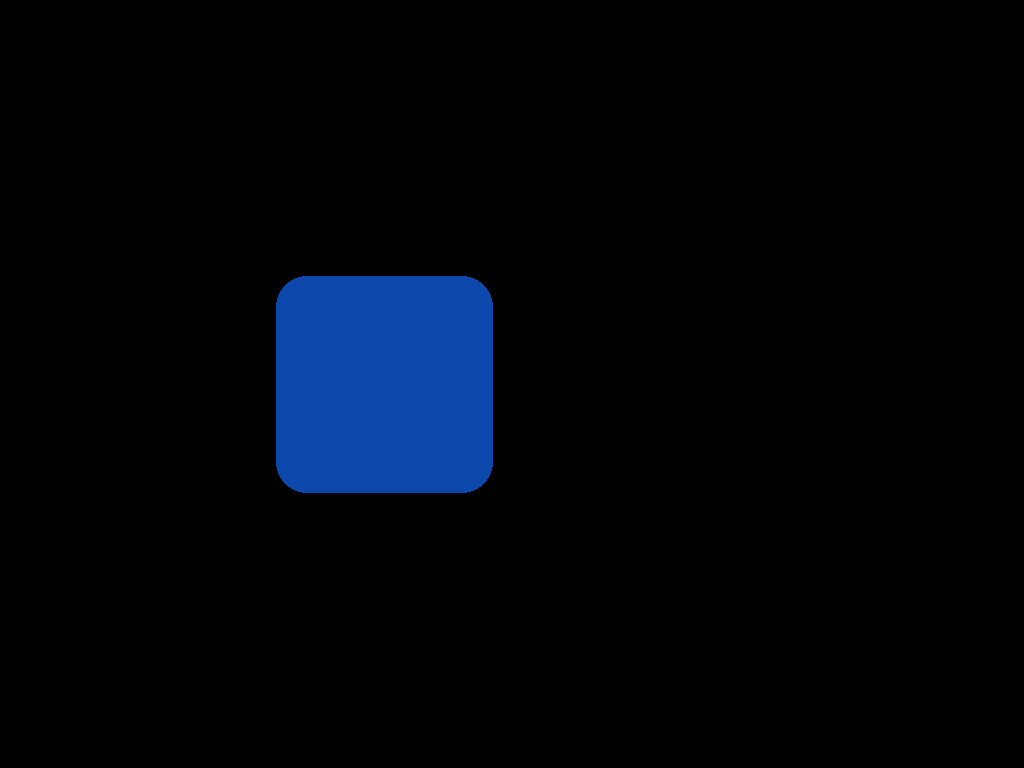
#> input picture assets/blue.png, 1024 x 768 px
$ python -i processing.py   (imports and definitions only)
#> lines starting #> are read from the running program, lines starting #| are printed output that depends on the picture; after the words box and inside, x2 and y2 are one past the last pixel; in counts of white or black regions, pixels touching at a corner belong together
#> further down, picture is the input picture: shape (768, 1024, 3); mean B, G, R 10.1, 4.2, 0.8
### utils.py
import math
import numpy as np
from config import KMEANS_K, RANDOM_STATE
from sklearn.cluster import KMeans

def getDominantColor(frame):
    frame = np.array(frame)
    frame = np.float32(frame.reshape((-1, 3)))

    k = KMEANS_K
    random_state = RANDOM_STATE
    model = KMeans(n_clusters=k, random_state=random_state)
    model.fit(frame)

    dominant_color = model.cluster_centers_.astype(int)
    counts = np.unique(model.labels_, return_counts=True)[1]
    props = counts / counts.sum()

    sorted = np.argsort(-props) # minus cause decreasing order
    most_dom = dominant_color[sorted[0]]

    return most_dom

# Source - https://stackoverflow.com/a/16020102
def bgr2lab ( inputColor ) :
   num = 0
   RGB = [0, 0, 0]

   for value in inputColor :
       value = float(value) / 255

       if value > 0.04045 :
           value = ( ( value + 0.055 ) / 1.055 ) ** 2.4
       else :
           value = value / 12.92

       RGB[num] = value * 100
       num = num + 1

   XYZ = [0, 0, 0,]

   X = RGB [2] * 0.4124 + RGB [1] * 0.3576 + RGB [0] * 0.1805
   Y = RGB [2] * 0.2126 + RGB [1] * 0.7152 + RGB [0] * 0.0722
   Z = RGB [2] * 0.0193 + RGB [1] * 0.1192 + RGB [0] * 0.9505
   XYZ[ 0 ] = round( X, 4 )
   XYZ[ 1 ] = round( Y, 4 )
   XYZ[ 2 ] = round( Z, 4 )

   XYZ[ 0 ] = float( XYZ[ 0 ] ) / 95.047         # ref_X =  95.047   Observer= 2°, Illuminant= D65
   XYZ[ 1 ] = float( XYZ[ 1 ] ) / 100.0          # ref_Y = 100.000
   XYZ[ 2 ] = float( XYZ[ 2 ] ) / 108.883        # ref_Z = 108.883

   num = 0
   for value in XYZ :

       if value > 0.008856 :
           value = value ** ( 0.3333333333333333 )
       else :
           value = ( 7.787 * value ) + ( 16 / 116 )

       XYZ[num] = value
       num = num + 1

   Lab = [0, 0, 0]

   L = ( 116 * XYZ[ 1 ] ) - 16
   a = 500 * ( XYZ[ 0 ] - XYZ[ 1 ] )
   b = 200 * ( XYZ[ 1 ] - XYZ[ 2 ] )

   Lab [ 0 ] = round( L, 4 )
   Lab [ 1 ] = round( a, 4 )
   Lab [ 2 ] = round( b, 4 )

   return Lab

def CIEDE2000(Lab_1, Lab_2):
    '''Calculates CIEDE2000 color distance between two CIE L*a*b* colors'''
    C_25_7 = 6103515625 # 25**7

    L1, a1, b1 = Lab_1[0], Lab_1[1], Lab_1[2]
    L2, a2, b2 = Lab_2[0], Lab_2[1], Lab_2[2]
    C1 = math.sqrt(a1**2 + b1**2)
    C2 = math.sqrt(a2**2 + b2**2)
    C_ave = (C1 + C2) / 2
    G = 0.5 * (1 - math.sqrt(C_ave**7 / (C_ave**7 + C_25_7)))

    L1_, L2_ = L1, L2
    a1_, a2_ = (1 + G) * a1, (1 + G) * a2
    b1_, b2_ = b1, b2

    C1_ = math.sqrt(a1_**2 + b1_**2)
    C2_ = math.sqrt(a2_**2 + b2_**2)

    if b1_ == 0 and a1_ == 0: h1_ = 0
    elif a1_ >= 0: h1_ = math.atan2(b1_, a1_)
    else: h1_ = math.atan2(b1_, a1_) + 2 * math.pi

    if b2_ == 0 and a2_ == 0: h2_ = 0
    elif a2_ >= 0: h2_ = math.atan2(b2_, a2_)
    else: h2_ = math.atan2(b2_, a2_) + 2 * math.pi

    dL_ = L2_ - L1_
    dC_ = C2_ - C1_
    dh_ = h2_ - h1_
    if C1_ * C2_ == 0: dh_ = 0
    elif dh_ > math.pi: dh_ -= 2 * math.pi
    elif dh_ < -math.pi: dh_ += 2 * math.pi
    dH_ = 2 * math.sqrt(C1_ * C2_) * math.sin(dh_ / 2)

    L_ave = (L1_ + L2_) / 2
    C_ave = (C1_ + C2_) / 2

    _dh = abs(h1_ - h2_)
    _sh = h1_ + h2_
    C1C2 = C1_ * C2_

    if _dh <= math.pi and C1C2 != 0: h_ave = (h1_ + h2_) / 2
    elif _dh  > math.pi and _sh < 2 * math.pi and C1C2 != 0: h_ave = (h1_ + h2_) / 2 + math.pi
    elif _dh  > math.pi and _sh >= 2 * math.pi and C1C2 != 0: h_ave = (h1_ + h2_) / 2 - math.pi
    else: h_ave = h1_ + h2_

    T = 1 - 0.17 * math.cos(h_ave - math.pi / 6) + 0.24 * math.cos(2 * h_ave) + 0.32 * math.cos(3 * h_ave + math.pi / 30) - 0.2 * math.cos(4 * h_ave - 63 * math.pi / 180)

    h_ave_deg = h_ave * 180 / math.pi
    if h_ave_deg < 0: h_ave_deg += 360
    elif h_ave_deg > 360: h_ave_deg -= 360
    dTheta = 30 * math.exp(-(((h_ave_deg - 275) / 25)**2))

    R_C = 2 * math.sqrt(C_ave**7 / (C_ave**7 + C_25_7))
    S_C = 1 + 0.045 * C_ave
    S_H = 1 + 0.015 * C_ave * T

    Lm50s = (L_ave - 50)**2
    S_L = 1 + 0.015 * Lm50s / math.sqrt(20 + Lm50s)
    R_T = -math.sin(dTheta * math.pi / 90) * R_C

    k_L, k_C, k_H = 1, 1, 1

    f_L = dL_ / k_L / S_L
    f_C = dC_ / k_C / S_C
    f_H = dH_ / k_H / S_H

    dE_00 = math.sqrt(f_L**2 + f_C**2 + f_H**2 + R_T * f_C * f_H)
    return dE_00

### processing.py
import cv2
from utils import bgr2lab, CIEDE2000, getDominantColor
from config import BGR_COLOURS, THRESH_COL_DELTA, SQUARE_RATIO_BOUNDS, SQUARE_AREA_MIN, RANDOM_STATE, KMEANS_K, CELL_CORRECTION_FACTOR

def initialProcess(frame):
    converted_frame = cv2.cvtColor(frame, cv2.COLOR_BGR2RGB)
    noiseless_frame = cv2.fastNlMeansDenoising(converted_frame, None, 20, 7, 7)
    blurred_frame = cv2.blur(noiseless_frame, (3,3))
    canny_frame = cv2.Canny(blurred_frame, 30, 60, 3)
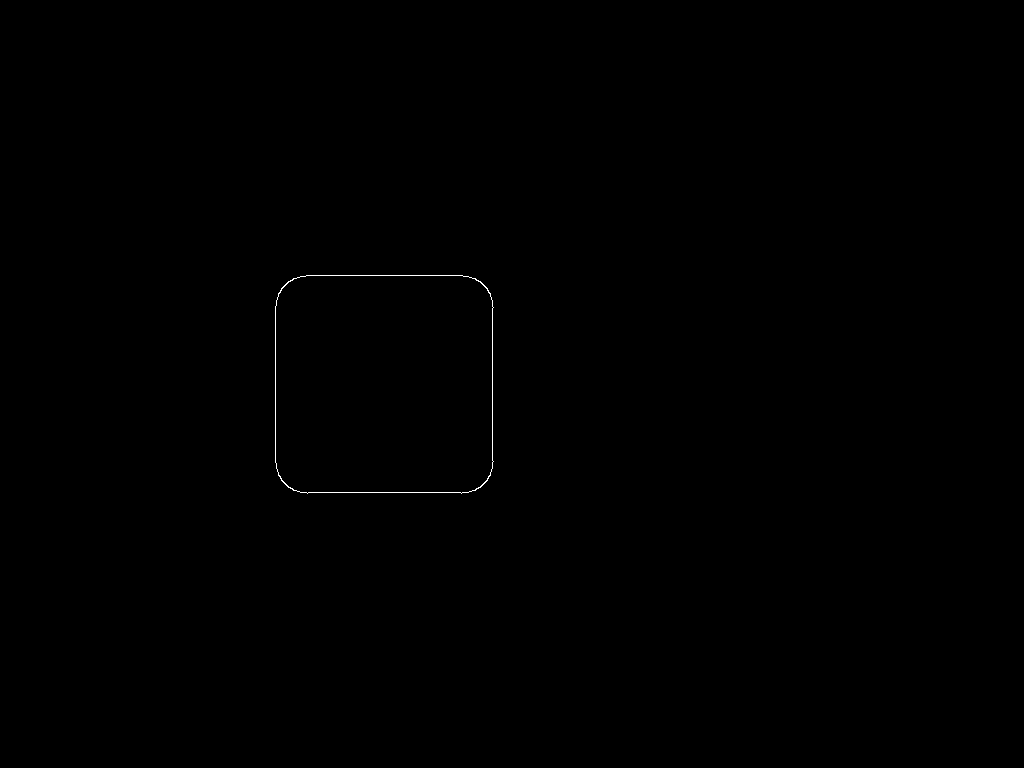
#> canny_frame: shape (768, 1024); 0.11% white in thin lines or dots, all inside (x1, y1, x2, y2) = (275, 275, 494, 494)
    dilated_frame = cv2.dilate(canny_frame, cv2.getStructuringElement(cv2.MORPH_RECT, (3,3)))
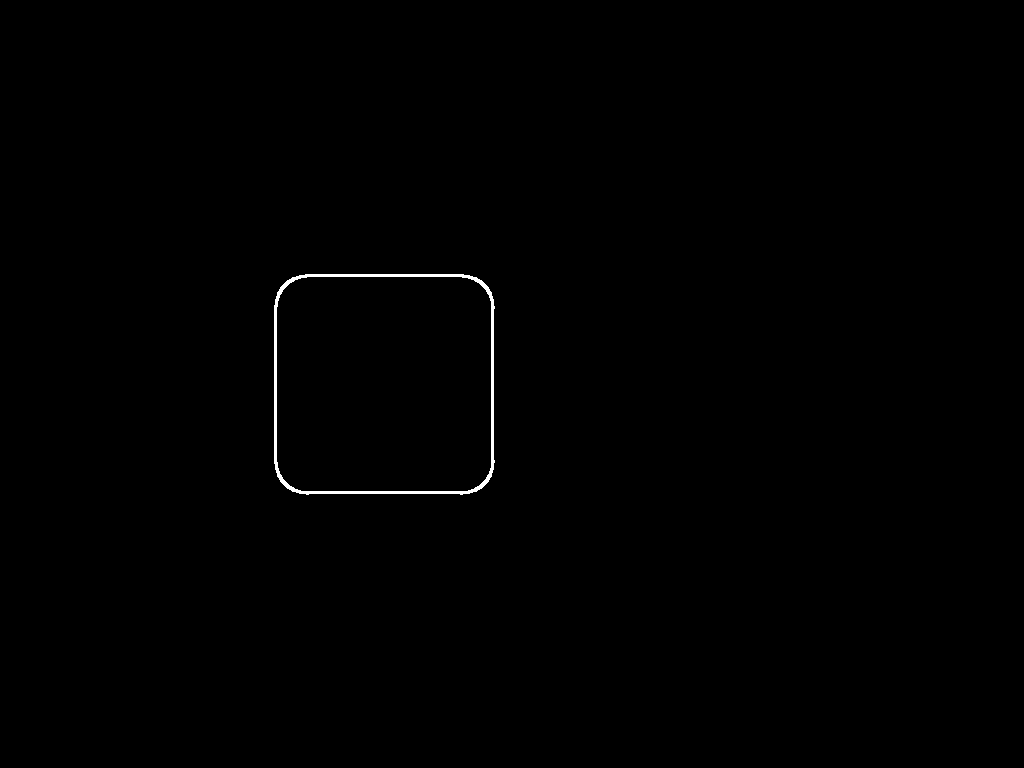
#> dilated_frame: shape (768, 1024); 0.33% white; 1 white region

    return dilated_frame

def findFace(frame):
    cp = frame.copy()

    frame = initialProcess(frame=frame)
    contours, hierarchy = cv2.findContours(frame, cv2.RETR_TREE, cv2.CHAIN_APPROX_SIMPLE)
#> contours = 2 contours; box (x1, y1, x2, y2) and area: (274, 274, 495, 495) 47140, (276, 276, 492, 492) 45338
    possible_squares = []

    for i, contour in enumerate(contours):
        approx = cv2.approxPolyDP(contour, 0.03 * cv2.arcLength(contour, True), True)

        # if len(approx) == 4:
        x, y, w, h = cv2.boundingRect(approx)
        #     ratio = w / h
        area = cv2.contourArea(approx)
        #     if SQUARE_RATIO_BOUNDS[0] <= ratio <= SQUARE_RATIO_BOUNDS[1] and area >= SQUARE_AREA_MIN:
        if area >= SQUARE_AREA_MIN:
            most_dom = getDominantColor(frame=cp[y:y+h, x:x+w])
            lab_dom = bgr2lab(most_dom)

            color_deltas = []
            for rubik_col, rubik_rgb in BGR_COLOURS.items():
                rubik_lab = bgr2lab(rubik_rgb)
                diff = CIEDE2000(lab_dom, rubik_lab)

                color_deltas.append({"colour": rubik_col, "delta": diff})

            best_col_delta = min(color_deltas, key=lambda item: item["delta"])

            if best_col_delta["delta"] < THRESH_COL_DELTA:
                possible_squares.append({"x": x, "y": y, "w": w, "h": h, "colour": best_col_delta["colour"]})
#> this loop made 2 passes
#> (approx, x, y, w, h, area, k in getDominantColor, random_state in getDominantColor) on pass 1: ([[287, 280], [280, 481], [481, 488], [488, 287]], 280, 280, 209, 209, 40450, 9, 42)
#> (approx, x, y, w, h, area, k in getDominantColor, random_state in getDominantColor) on pass 2: ([[290, 282], [486, 290], [478, 486], [282, 478]], 282, 282, 205, 205, 38480, 9, 42)
#> pass 1, in getDominantColor, `frame = np.array(frame)`:
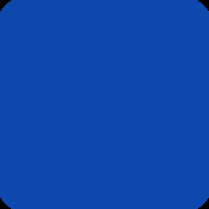
#> frame: shape (209, 209, 3); mean of channels 0, 1, 2 171.1, 71.6, 12.9; drawn as B, G, R

    return possible_squares

def windowProcessing(possible_squares):
    """
    update conf levels for each cubelet in cube struct

    """

>>> import cv2
>>> picture = cv2.imread('assets/blue.png')
>>> result = findFace(picture)

$ run again, on assets/green_orange_white.png
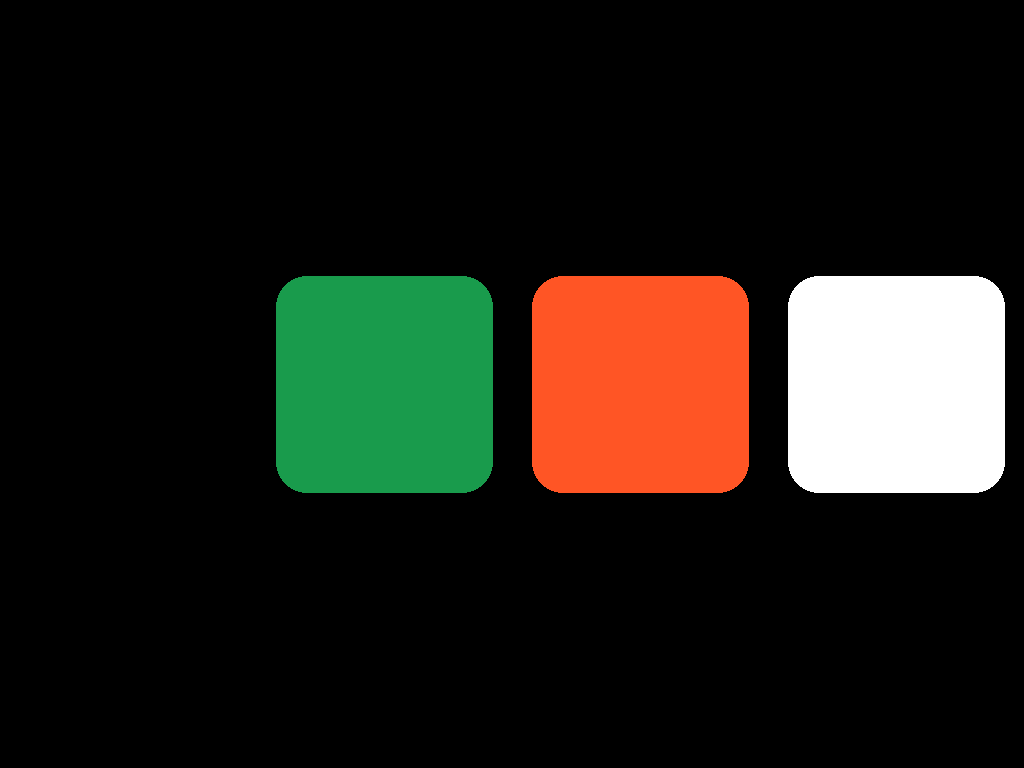
#> input picture assets/green_orange_white.png, 1024 x 768 px
#> picture is the input picture: shape (768, 1024, 3); mean B, G, R 21.6, 29.1, 31.5
#> canny_frame: shape (768, 1024); 0.32% white in thin lines or dots, all inside (x1, y1, x2, y2) = (275, 275, 1005, 494)
#> dilated_frame: shape (768, 1024); 0.98% white; 3 white regions
#> contours = 6 contours; box (x1, y1, x2, y2) and area: (274, 274, 495, 495) 47136, (530, 274, 750, 494) 47120, (786, 274, 1006, 494) 47116, (788, 276, 1004, 492) 45350, (532, 276, 748, 492) 45338, (276, 276, 492, 492) 45334
#> the loop in findFace, `for i, contour in enumerate(contours):` made 6 passes
#> (approx, x, y, w, h, area, k in getDominantColor, random_state in getDominantColor) on pass 1: ([[798, 281], [793, 482], [994, 487], [999, 286]], 793, 281, 207, 207, 40426, 9, 42)
#> pass 1, in getDominantColor, `frame = np.array(frame)`:
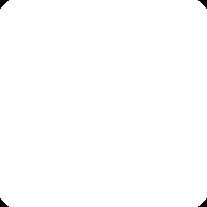
#> frame: shape (207, 207, 3); 99.6% white; 4 black regions, box (x1, y1, x2, y2) and area: (0, 0, 9, 9) 38, (198, 0, 207, 9) 38, (0, 198, 9, 207) 38, (198, 198, 207, 207) 38
#> pass 3, in getDominantColor (call 3), `frame = np.array(frame)`:
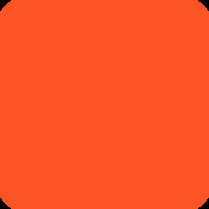
#> frame: shape (209, 209, 3); mean of channels 0, 1, 2 36.8, 84.5, 253.6; drawn as B, G, R
